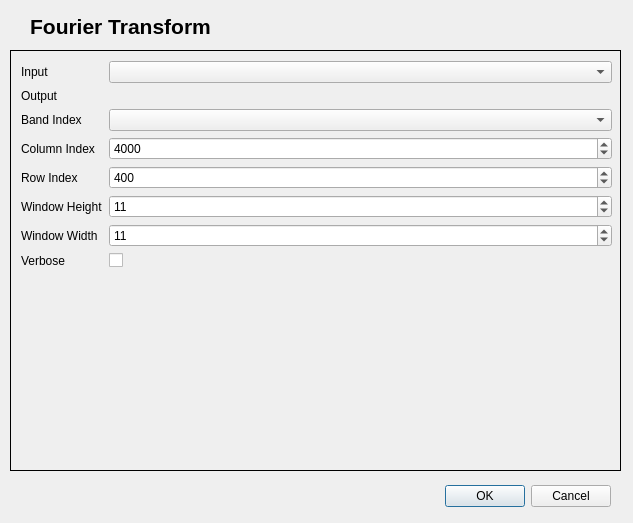
<?xml version="1.0" encoding="UTF-8"?>
<ui version="4.0">
 <class>FourierTransformDialogBase</class>
 <widget class="QDialog" name="FourierTransformDialogBase">
  <property name="geometry">
   <rect>
    <x>0</x>
    <y>0</y>
    <width>633</width>
    <height>523</height>
   </rect>
  </property>
  <property name="windowTitle">
   <string>Fourier Transform</string>
  </property>
  <widget class="QDialogButtonBox" name="button_box">
   <property name="geometry">
    <rect>
     <x>270</x>
     <y>480</y>
     <width>341</width>
     <height>32</height>
    </rect>
   </property>
   <property name="orientation">
    <enum>Qt::Horizontal</enum>
   </property>
   <property name="standardButtons">
    <set>QDialogButtonBox::Cancel|QDialogButtonBox::Ok</set>
   </property>
  </widget>
  <widget class="QLabel" name="title_label">
   <property name="geometry">
    <rect>
     <x>0</x>
     <y>10</y>
     <width>241</width>
     <height>33</height>
    </rect>
   </property>
   <property name="text">
    <string>&lt;!DOCTYPE HTML PUBLIC &quot;-//W3C//DTD HTML 4.0//EN&quot; &quot;http://www.w3.org/TR/REC-html40/strict.dtd&quot;&gt;
&lt;html&gt;&lt;head&gt;&lt;meta name=&quot;qrichtext&quot; content=&quot;1&quot; /&gt;&lt;style type=&quot;text/css&quot;&gt;
p, li { white-space: pre-wrap; }
&lt;/style&gt;&lt;/head&gt;&lt;body style=&quot; font-family:'Sans Serif'; font-size:9pt; font-weight:400; font-style:normal;&quot;&gt;
&lt;p style=&quot; margin-top:0px; margin-bottom:0px; margin-left:0px; margin-right:0px; -qt-block-indent:0; text-indent:0px;&quot;&gt;&lt;span style=&quot; font-size:16pt; font-weight:600;&quot;&gt;Fourier Transform&lt;/span&gt;&lt;/p&gt;&lt;/body&gt;&lt;/html&gt;</string>
   </property>
   <property name="alignment">
    <set>Qt::AlignCenter</set>
   </property>
  </widget>
  <widget class="QStackedWidget" name="stackedWidget">
   <property name="geometry">
    <rect>
     <x>10</x>
     <y>50</y>
     <width>611</width>
     <height>421</height>
    </rect>
   </property>
   <property name="frameShape">
    <enum>QFrame::Box</enum>
   </property>
   <widget class="QWidget" name="page">
    <widget class="QWidget" name="formLayoutWidget">
     <property name="geometry">
      <rect>
       <x>10</x>
       <y>10</y>
       <width>591</width>
       <height>271</height>
      </rect>
     </property>
     <layout class="QFormLayout" name="formLayout">
      <item row="0" column="0">
       <widget class="QLabel" name="inputLabel">
        <property name="text">
         <string>Input</string>
        </property>
       </widget>
      </item>
      <item row="0" column="1">
       <widget class="QgsMapLayerComboBox" name="inputQgsMapLayerComboBox">
        <property name="toolTip">
         <string>&lt;html&gt;&lt;head/&gt;&lt;body&gt;&lt;p&gt;Input Image file&lt;/p&gt;&lt;/body&gt;&lt;/html&gt;</string>
        </property>
       </widget>
      </item>
      <item row="1" column="0">
       <widget class="QLabel" name="outputLabel">
        <property name="text">
         <string>Output</string>
        </property>
       </widget>
      </item>
      <item row="1" column="1">
       <widget class="QgsFileWidget" name="outputQgsFileWidget" native="true">
        <property name="toolTip">
         <string>&lt;html&gt;&lt;head/&gt;&lt;body&gt;&lt;p&gt;Output Image filename&lt;/p&gt;&lt;/body&gt;&lt;/html&gt;</string>
        </property>
        <property name="dialogTitle" stdset="0">
         <string>Select output file</string>
        </property>
        <property name="filter" stdset="0">
         <string>*.csv;; *.*</string>
        </property>
       </widget>
      </item>
      <item row="2" column="0">
       <widget class="QLabel" name="bandIndexLabel">
        <property name="text">
         <string>Band Index</string>
        </property>
       </widget>
      </item>
      <item row="2" column="1">
       <widget class="QgsRasterBandComboBox" name="bandIndexQgsRasterBandComboBox">
        <property name="toolTip">
         <string>&lt;html&gt;&lt;head/&gt;&lt;body&gt;&lt;p&gt;Band Index&lt;/p&gt;&lt;/body&gt;&lt;/html&gt;</string>
        </property>
       </widget>
      </item>
      <item row="3" column="0">
       <widget class="QLabel" name="columnIndexLabel">
        <property name="text">
         <string>Column Index</string>
        </property>
       </widget>
      </item>
      <item row="3" column="1">
       <widget class="QSpinBox" name="columnIndexSpinBox">
        <property name="toolTip">
         <string>&lt;html&gt;&lt;head/&gt;&lt;body&gt;&lt;p&gt;Column Index&lt;/p&gt;&lt;/body&gt;&lt;/html&gt;</string>
        </property>
        <property name="maximum">
         <number>99999</number>
        </property>
        <property name="value">
         <number>4000</number>
        </property>
       </widget>
      </item>
      <item row="4" column="0">
       <widget class="QLabel" name="rowIndexLabel">
        <property name="text">
         <string>Row Index</string>
        </property>
       </widget>
      </item>
      <item row="4" column="1">
       <widget class="QSpinBox" name="rowIndexSpinBox">
        <property name="toolTip">
         <string>&lt;html&gt;&lt;head/&gt;&lt;body&gt;&lt;p&gt;Row Index&lt;/p&gt;&lt;/body&gt;&lt;/html&gt;</string>
        </property>
        <property name="maximum">
         <number>99999</number>
        </property>
        <property name="value">
         <number>400</number>
        </property>
       </widget>
      </item>
      <item row="5" column="0">
       <widget class="QLabel" name="windowHeightLabel">
        <property name="text">
         <string>Window Height</string>
        </property>
       </widget>
      </item>
      <item row="5" column="1">
       <widget class="QSpinBox" name="windowHeightSpinBox">
        <property name="toolTip">
         <string>&lt;html&gt;&lt;head/&gt;&lt;body&gt;&lt;p&gt;Window height&lt;/p&gt;&lt;/body&gt;&lt;/html&gt;</string>
        </property>
        <property name="maximum">
         <number>999</number>
        </property>
        <property name="value">
         <number>11</number>
        </property>
       </widget>
      </item>
      <item row="6" column="0">
       <widget class="QLabel" name="windowWidthLabel">
        <property name="text">
         <string>Window Width</string>
        </property>
       </widget>
      </item>
      <item row="6" column="1">
       <widget class="QSpinBox" name="windowWidthSpinBox">
        <property name="toolTip">
         <string>&lt;html&gt;&lt;head/&gt;&lt;body&gt;&lt;p&gt;Window Width&lt;/p&gt;&lt;/body&gt;&lt;/html&gt;</string>
        </property>
        <property name="maximum">
         <number>999</number>
        </property>
        <property name="value">
         <number>11</number>
        </property>
       </widget>
      </item>
      <item row="7" column="0">
       <widget class="QLabel" name="verboseLabel">
        <property name="text">
         <string>Verbose</string>
        </property>
       </widget>
      </item>
      <item row="7" column="1">
       <widget class="QCheckBox" name="verboseCheckBox">
        <property name="toolTip">
         <string>&lt;html&gt;&lt;head/&gt;&lt;body&gt;&lt;p&gt;Verbose Mode - print a message to console&lt;/p&gt;&lt;/body&gt;&lt;/html&gt;</string>
        </property>
       </widget>
      </item>
     </layout>
    </widget>
   </widget>
   <widget class="QWidget" name="page_2"/>
  </widget>
  <zorder>stackedWidget</zorder>
  <zorder>button_box</zorder>
  <zorder>title_label</zorder>
 </widget>
 <customwidgets>
  <customwidget>
   <class>QgsFileWidget</class>
   <extends>QWidget</extends>
   <header>qgsfilewidget.h</header>
  </customwidget>
  <customwidget>
   <class>QgsMapLayerComboBox</class>
   <extends>QComboBox</extends>
   <header>qgsmaplayercombobox.h</header>
  </customwidget>
  <customwidget>
   <class>QgsRasterBandComboBox</class>
   <extends>QComboBox</extends>
   <header>qgsrasterbandcombobox.h</header>
  </customwidget>
 </customwidgets>
 <resources/>
 <connections>
  <connection>
   <sender>button_box</sender>
   <signal>accepted()</signal>
   <receiver>FourierTransformDialogBase</receiver>
   <slot>accept()</slot>
   <hints>
    <hint type="sourcelabel">
     <x>20</x>
     <y>20</y>
    </hint>
    <hint type="destinationlabel">
     <x>20</x>
     <y>20</y>
    </hint>
   </hints>
  </connection>
  <connection>
   <sender>button_box</sender>
   <signal>rejected()</signal>
   <receiver>FourierTransformDialogBase</receiver>
   <slot>reject()</slot>
   <hints>
    <hint type="sourcelabel">
     <x>20</x>
     <y>20</y>
    </hint>
    <hint type="destinationlabel">
     <x>20</x>
     <y>20</y>
    </hint>
   </hints>
  </connection>
 </connections>
</ui>
